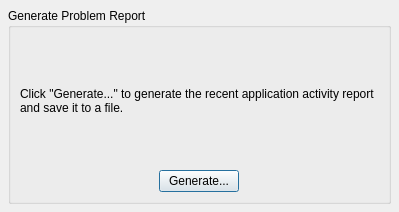
<?xml version="1.0" encoding="UTF-8"?>
<ui version="4.0">
 <class>PrGeneratorClass</class>
 <widget class="QDialog" name="PrGeneratorClass">
  <property name="geometry">
   <rect>
    <x>0</x>
    <y>0</y>
    <width>399</width>
    <height>212</height>
   </rect>
  </property>
  <property name="windowTitle">
   <string>PR Generator</string>
  </property>
  <property name="windowIcon">
   <iconset>
    <normaloff>:/Resources/logo.png</normaloff>:/Resources/logo.png</iconset>
  </property>
  <layout class="QVBoxLayout">
   <property name="spacing">
    <number>6</number>
   </property>
   <property name="leftMargin">
    <number>8</number>
   </property>
   <property name="topMargin">
    <number>8</number>
   </property>
   <property name="rightMargin">
    <number>8</number>
   </property>
   <property name="bottomMargin">
    <number>8</number>
   </property>
   <item>
    <widget class="QGroupBox" name="connGroupBox">
     <property name="sizePolicy">
      <sizepolicy hsizetype="Minimum" vsizetype="Minimum">
       <horstretch>0</horstretch>
       <verstretch>0</verstretch>
      </sizepolicy>
     </property>
     <property name="title">
      <string>Generate Problem Report</string>
     </property>
     <layout class="QVBoxLayout" name="verticalLayout">
      <item>
       <widget class="QLabel" name="textLabel">
        <property name="sizePolicy">
         <sizepolicy hsizetype="Expanding" vsizetype="Preferred">
          <horstretch>0</horstretch>
          <verstretch>0</verstretch>
         </sizepolicy>
        </property>
        <property name="text">
         <string>Click &quot;Generate...&quot; to generate the recent application activity report and save it to a file.</string>
        </property>
        <property name="scaledContents">
         <bool>false</bool>
        </property>
        <property name="alignment">
         <set>Qt::AlignLeading|Qt::AlignLeft|Qt::AlignVCenter</set>
        </property>
        <property name="wordWrap">
         <bool>true</bool>
        </property>
       </widget>
      </item>
      <item alignment="Qt::AlignHCenter">
       <widget class="QPushButton" name="generateButton">
        <property name="sizePolicy">
         <sizepolicy hsizetype="Minimum" vsizetype="Maximum">
          <horstretch>0</horstretch>
          <verstretch>0</verstretch>
         </sizepolicy>
        </property>
        <property name="text">
         <string>Generate...</string>
        </property>
        <property name="default">
         <bool>true</bool>
        </property>
       </widget>
      </item>
     </layout>
    </widget>
   </item>
  </layout>
 </widget>
 <resources>
  <include location="ReseptPrGenerator.qrc"/>
 </resources>
 <connections/>
</ui>
